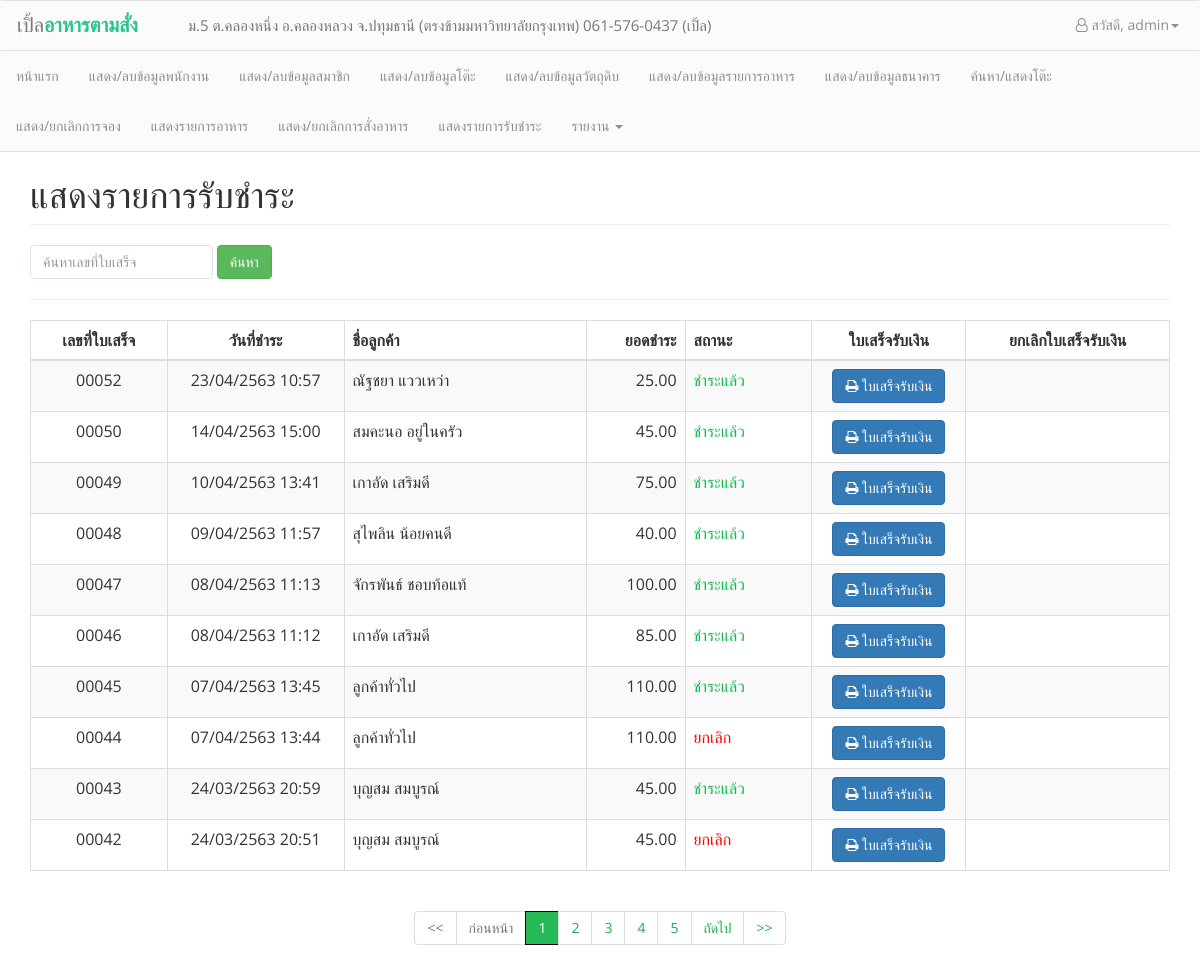
/admin/staff_payment_history.php (signed in), run on the app's committed database.
### tables this page shows
CREATE TABLE `payment` (
  `payno` int(5) unsigned zerofill NOT NULL AUTO_INCREMENT,
  `pay_date` datetime NOT NULL,
  `pay_billdate` datetime NOT NULL,
  `payamount` float(7,2) NOT NULL,
  `pay_type` int(1) NOT NULL,
  `pay_status` int(1) NOT NULL,
  `pay_note` varchar(100) NOT NULL,
  `staffid` int(5) NOT NULL,
  `bankid` int(5) DEFAULT NULL,
  PRIMARY KEY (`payno`),
  KEY `staffid` (`staffid`),
  KEY `bankid` (`bankid`),
  CONSTRAINT `payment_ibfk_1` FOREIGN KEY (`bankid`) REFERENCES `banks` (`bankid`),
  CONSTRAINT `payment_ibfk_2` FOREIGN KEY (`staffid`) REFERENCES `staff` (`staffid`)
);

CREATE TABLE `customers` (
  `cusid` int(5) NOT NULL AUTO_INCREMENT,
  `cus_name` varchar(50) NOT NULL,
  `cus_user` varchar(20) NOT NULL,
  `cus_birth` date DEFAULT NULL,
  `cus_tel` varchar(15) NOT NULL,
  `cus_email` varchar(30) NOT NULL,
  `cus_status` int(1) NOT NULL,
  `cus_password` char(40) NOT NULL,
  `cus_postnum` varchar(5) NOT NULL,
  `cus_address` varchar(100) NOT NULL,
  PRIMARY KEY (`cusid`)
);

### conf/function.php (called while the page is built, shortened)
<?php
function dt_tothaiyear($dates)
{
    $date = date("d-m-Y H:i", strtotime($dates));
    $d1 = substr($date, 0, 2);
    $m1 = substr($date, 3, 2);
    $y = substr($date, 6, 4);
    $y1 = $y + 543;
    $time = substr($date, 11, 6);
    if ($date == "") {
        return "";
    } else {
        return $d1 . "/" . $m1 . "/" . $y1 . " " . $time;
    }
}

### admin/staff_payment_history.php (the view, shortened to what this page needs)
<head>
</head>
<body>
    <?php
    include_once("conf/header_admin.php");
    include_once("../conf/function.php");
    $strKeyword = null;
    ?>
    <div class="container" style="padding-top: 135px;">
        <h1 class="page-header text-left">แสดงรายการรับชำระ</h1>
        <div class="row">
            <form class="form-inline">
                <div class="col-xs-6">
                    <div class="form-group">
                        <input class="form-control" type="text" name="search_payment" placeholder="ค้นหาเลขที่ใบเสร็จ" aria-label="Search">
                        <button type="submit" class="btn btn-success">ค้นหา</button>
                    </div>
                </div>
            </form>
        </div>
        <hr>
        <div class="table-responsive">
            <table class="table table-striped table-bordered" align="center">
                <thead>
                    <th style="text-align:center; width:140px;">เลขที่ใบเสร็จ</th>
                    <th style="text-align: center; width:180px;">วันที่ชำระ</th>
                    <th style="text-align:left; width: 250px;">ชื่อลูกค้า</th>
                    <th style="text-align:right; width: 100px;">ยอดชำระ</th>
                    <th style="text-align:left; width: 130px;">สถานะ</th>
                    <th style=" text-align:center; width:155px;">ใบเสร็จรับเงิน</th>
                    <th style=" text-align:center; width:210px;">ยกเลิกใบเสร็จรับเงิน</th>
                </thead>
                <?php
                require_once('../conf/connection.php');
                $sql = "SELECT * FROM payment WHERE payno LIKE '%" . $strKeyword . "%'";
                $query = mysqli_query($link, $sql);
                $num_rows = mysqli_num_rows($query);
                $per_page = 10;
                $page  = 1;
                $prev_page = $page - 1;
                $next_page = $page + 1;
                $row_start = ($page - 1) * $per_page;
                if ($num_rows <= $per_page) {
                    $num_pages = 1;
                } else if (($num_rows % $per_page) == 0) {
                    $num_pages = ($num_rows / $per_page);
                } else {
                    $num_pages = ($num_rows / $per_page) + 1;
                    $num_pages = (int) $num_pages;
                }
                $row_end = $per_page;
                $sql .= " ORDER BY payno DESC LIMIT $row_start ,$row_end ";
                $query = mysqli_query($link, $sql);
                if ($num_rows > 0) {
                    while ($result = mysqli_fetch_array($query, MYSQLI_ASSOC)) {
                        $sql_cus = "SELECT orders.orderid, orders.payno_cancel,customers.cusid, customers.cus_name FROM orders
                            LEFT JOIN customers ON orders.cusid = customers.cusid WHERE orders.payno = '" . $result['payno'] . "'";
                        $query_cusd = mysqli_query($link, $sql_cus) or die(mysqli_error($link));
                        $cus_data = mysqli_fetch_assoc($query_cusd);
                        if (!isset($cus_data['cusid'])) {
                            $sql_cus = "SELECT orders.orderid, orders.payno_cancel, customers.cusid, customers.cus_name FROM orders
                            LEFT JOIN customers ON orders.cusid = customers.cusid WHERE orders.payno_cancel = '" . $result['payno'] . "'";
                            $cus_data = mysqli_fetch_assoc(mysqli_query($link, $sql_cus));
                        }
                        switch ($result['pay_status']) {
                            case 1:
                                $pay_status = "<span style='color:#12BB4F';>ชำระแล้ว</span>";
                                break;
                            case 2:
                                $pay_status = "<span style='color:red;'>ยกเลิก</span>";
                                break;
                        } ?>
                        <tr>
                            <td align="center"><?= $result["payno"]; ?></td>
                            <td align="center"> <?= dt_tothaiyear($result['pay_date']) ?></td>
                            <td><?= $cus_data['cus_name'] ?></td>
                            <td align="right"><?= number_format($result['payamount'], 2) ?></td>
                            <td><?= $pay_status ?></td>
                            <td align="center">
                                <a href="bill_payment.php?bill=<?= $result['payno'] ?>" class="btn btn-primary" target="_blank"><i class="fa fa-print"></i> ใบเสร็จรับเงิน</a>
                            </td>
                            <td align="center" height="50px;">
                            </td>
                        </tr>
                <?php }
                } else {
                    echo '
            <tr>
                <td colspan="8" align="center">ไม่พบข้อมูลในระบบ</td>
            </tr>
        ';
                }
                ?>
            </table>
        </div>
        <nav aria-label="Page navigation example" class="navbar-center">
            <div class="text-center">
                <ul class="pagination">
                    <?php
                    if ($page == 1) {
                        echo '<li class="page-item disabled">' . " <a href='#'><<</a></li>";
                    } else {
                        echo '<li class="page-item n">' . " <a href='$_SERVER[SCRIPT_NAME]?Page=1&search_payment=$strKeyword'><<</a></li>";
                    }
                    if ($prev_page) {
                        echo '<li class="page-item n">' . " <a href='$_SERVER[SCRIPT_NAME]?Page=$prev_page&search_payment=$strKeyword'>ก่อนหน้า</a></li>";
                    } else {
                        echo '<li class="page-item disabled"><a href="#" >ก่อนหน้า</a></li>';
                    }
                    $total_pagination = 5;
                    $high = floor($total_pagination / 2);
                    $low = "-" . $high;
                    if (($page + $high) > $num_pages) {
                        $y = $num_pages + $low;
                    } elseif (($page - $high) < 1) {
                        $y =  $total_pagination;
                    } else {
                        $y = $total_pagination;
                    }
                    if ($page > 4) {
                        if ($page >= $total_pagination - 3) {
                            $offset = 3;
                            for ($i = $low; $i <= $high; $i++) {
                                if (($page + $high) <= $num_pages) {
                                    if ($page + $i == $page) {
                                        echo '<li class="page-item active"><a href="#">' . ($page + $i) . '</a></li>';
                                    } else {
                                        echo "<li class='page-item n'><a href='$_SERVER[SCRIPT_NAME]?Page=" . ($page + $i) . "&search_payment=$strKeyword'>" . ($page + $i) . "</a>" . '</li>';
                                    }
                                } else {
                                    if ($page == $num_pages) {
                                        $offset = $num_pages - ($num_pages - 4);
                                    }
                                    for ($i = 0; $i <= 2, (($page - $offset) <= $num_pages); $i++) {
                                        if ($page - $offset == $page) {
                                            echo '<li class="page-item active"><a href="#">' . ($page - $offset) . '</a></li>';
                                        } else {
                                            echo "<li class='page-item n'><a href='$_SERVER[SCRIPT_NAME]?Page=" . ($page - $offset) . "&search_payment=$strKeyword'>" . ($page - $offset) . "</a>" . '</li>';
                                        }
                                        $offset--;
                                    }
                                }
                            }
                        } else {
                            for ($i = 1; $i <= $y; $i++) {
                                if ($i == $page) {
                                    echo '<li class="page-item active"><a href="#">' . $i . '</a></li>';
                                } else {
                                    echo "<li class='page-item n'><a href='$_SERVER[SCRIPT_NAME]?Page=$i&search_payment=$strKeyword'>$i</a>" . '</li>';
                                }
                            }
                        }
                    } else {
                        for ($i = 1; $i <= $num_pages; $i++) {
                            if ($i != $page) {
                                echo "<li class='page-item n'><a href='$_SERVER[SCRIPT_NAME]?Page=$i&search_payment=$strKeyword'>$i</a>" . '</li>';
                            } else {
                                echo '<li class="page-item active"><a href="#">' . $i . '</a></li>';
                            }
                        }
                    }
                    if ($page != $num_pages) {
                        echo '<li class="page-item n">' . " <a href='$_SERVER[SCRIPT_NAME]?Page=$next_page&search_payment=$strKeyword'>ถัดไป</a></li>";
                    } else {
                        echo '<li class="page-item disabled">' . "<a href ='#'>ถัดไป</a></li> ";
                    }
                    if ($page == $num_pages) {
                        echo '<li class="page-item disabled">' . " <a href='#'>>></a></li>";
                    } else {
                        echo '<li class="page-item n">' . " <a href='$_SERVER[SCRIPT_NAME]?Page=" . $num_pages . "&search_payment=$strKeyword'>>></a></li>";
                    }
                    ?>
            </div>
        </nav>
    </div>
</body>

### admin/conf/header_admin.php (style rules this page uses)
body { font-family: 'Open Sans', sans-serif; }
.form-control { box-shadow: none; border-radius: 4px; border-color: #dfe3e8; }
.pagination>.active>a, .pagination>.active>span, .pagination>.active>a:hover, .pagination>.active>span:hover, .pagination>.active>a:focus, .pagination>.active>span:focus { background-color: #26BA56; border-color: black; cursor: pointer; z-index: 2; }
.pagination>li.page-item.n>a, .pagination>li.page-item.n>span { color: #1EAF4D; cursor: pointer; z-index: 2; }

### data on the page
payment: payno "00052", pay_date "23/04/2563 10:57", customers.cus_name "ณัฐชยา แววเหว่า", payamount "25.00", pay_status "ชำระแล้ว"
payment: payno "00050", pay_date "14/04/2563 15:00", customers.cus_name "สมคะนอ อยู่ในครัว", payamount "45.00", pay_status "ชำระแล้ว"
payment: payno "00049", pay_date "10/04/2563 13:41", customers.cus_name "เกาอัด เสริมดี", payamount "75.00", pay_status "ชำระแล้ว"
payment: payno "00048", pay_date "09/04/2563 11:57", customers.cus_name "สุไพลิน น้อยคนดี", payamount "40.00", pay_status "ชำระแล้ว"
payment: payno "00047", pay_date "08/04/2563 11:13", customers.cus_name "จักรพันธ์ ชอบท้อแท้", payamount "100.00", pay_status "ชำระแล้ว"
payment: payno "00046", pay_date "08/04/2563 11:12", customers.cus_name "เกาอัด เสริมดี", payamount "85.00", pay_status "ชำระแล้ว"
payment: payno "00045", pay_date "07/04/2563 13:45", customers.cus_name "ลูกค้าทั่วไป", payamount "110.00", pay_status "ชำระแล้ว"
payment: payno "00044", pay_date "07/04/2563 13:44", customers.cus_name "ลูกค้าทั่วไป", payamount "110.00", pay_status "ยกเลิก"
payment: payno "00043", pay_date "24/03/2563 20:59", customers.cus_name "บุญสม สมบูรณ์", payamount "45.00", pay_status "ชำระแล้ว"
payment: payno "00042", pay_date "24/03/2563 20:51", customers.cus_name "บุญสม สมบูรณ์", payamount "45.00", pay_status "ยกเลิก"

### other printed values
$_SESSION['staff'] "admin"
